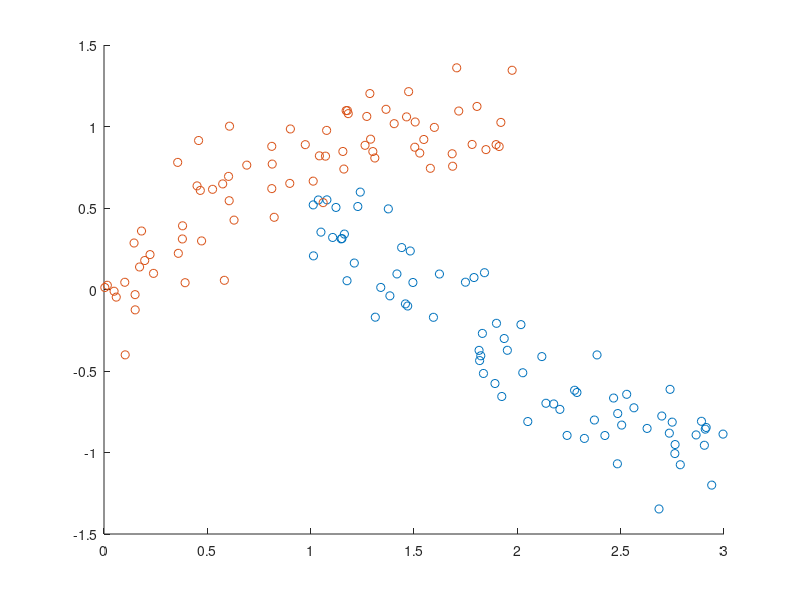

Source code (MATLAB): (Note: this script raises an error after producing the figure.)
close all
clear all

% Give the if-statement true and very nonlinar data is used, else, Fisher's Iris flower set is used
if(true)
  % Amount of rows
  numRows = 150;

  % Total Columns
  numColumns = 2;

  % Create a matrix of zeros for X and a vector of zeros for y
  X = zeros(numRows, numColumns);
  y = zeros(numRows, 1);

  % Create data for class 1 (non-linear function + noise)
  class1_x1 = 2 * rand(numRows/2, 1);  % Noise function
  class1_x2 = sin(class1_x1) + 0.2 * randn(numRows/2, 1);  % Nonlinear function with noise
  class1 = [class1_x1, class1_x2];
  y(1:numRows/2) = 1;  % Labels for class 1

  % Create data for class 2 (non-linear function + noise)
  class2_x1 = 2 * rand(numRows/2, 1) + 1;  % Noise
  class2_x2 = cos(class2_x1) + 0.2 * randn(numRows/2, 1);  % Nonlinear function with noise
  class2 = [class2_x1, class2_x2];
  y(numRows/2 + 1:end) = -1;  % Labels for class 2

  % Combine the data to create the final matrix X
  X(1:numRows/2, :) = class1;
  X(numRows/2 + 1:end, :) = class2;

  % Plot
  scatter(X(y == -1, 1), X(y == -1, 2));
  hold on
  scatter(X(y == 1, 1), X(y == 1, 2));
else
  % Load the Fisher's Iris data set
  data = load('fisheriris.mat');
  X = data.meas;
  y = strcmp(data.species,'setosa') * 2 - 1;
end

% Important to do shuffle!
s = randperm(150, 150)';
X = X(s, :);
y = y(s);

% Create train and test data
X_train = X(1:50, :);
y_train = y(1:50);
X_test = X(101:end, :);
y_test = y(101:end);

% Adaboost classification with N weak classifiers
N = 3;
[models, accuracy, activation_function] = adaboost(X_train, X_test, y_train, y_test, N);

% This is how the class id is found from one randomly selected row from X_test
class_id = activation_function(models, X_test(5, :))
fprintf('Accuracy AdaBoost: %.2f%%\n', accuracy * 100);

% Compare the accuracy with the neural networks Neural network - One layer
C = 1;
lambda = 1;
X_train = X([1:20 51:70 101:120], :);
y_train = y([1:20 51:70 101:120]);
X_test = X([21:50 71:100 121:150], :);
y_test = y([21:50 71:100 121:150]);
[weight, bias, activation_function] = mi.nn(X_train, y_train, C, lambda);

% Validate
class_ids = sign(X_test*weight' + bias);
accuracy = sum(y_test == class_ids) / length(y_test);
fprintf('Accuracy Neural Network: %.2f%%\n', accuracy * 100);
